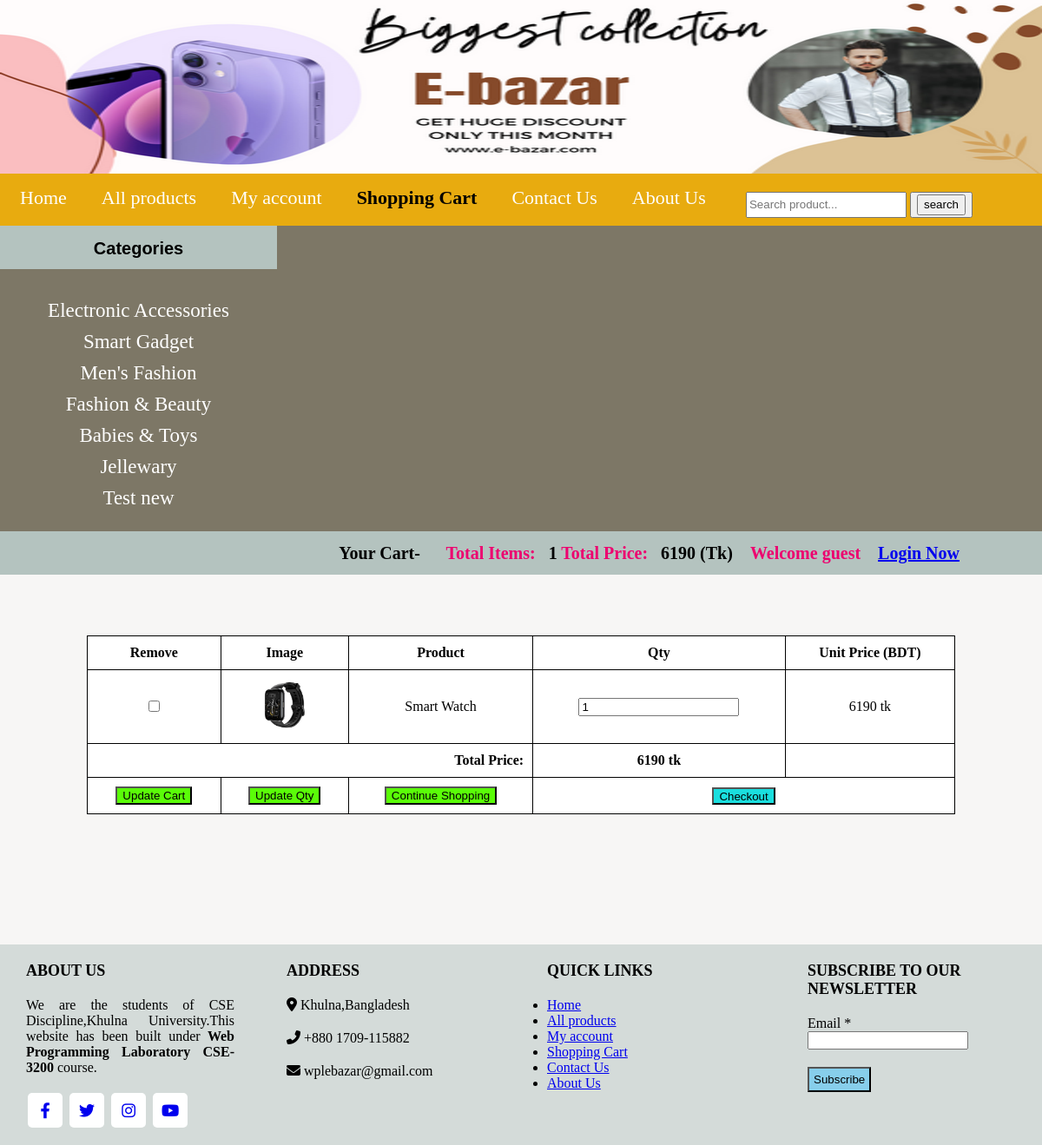
The app's page /cart.php with its own data.
### tables this page shows
CREATE TABLE `categories` (
  `cat_id` int(100) NOT NULL,
  `cat_title` varchar(200) NOT NULL
);

CREATE TABLE `products` (
  `product_id` int(100) NOT NULL,
  `product_cat` int(100) NOT NULL,
  `product_title` varchar(225) NOT NULL,
  `product_price` int(100) NOT NULL,
  `product_desc` text NOT NULL,
  `product_image` text NOT NULL,
  `product_keywords` text NOT NULL,
  `vendor_id` int(20) NOT NULL
);

### cart.php (the view, shortened to what this page needs)
<!DOCTYPE html>
<?php
include("functions/functions.php");
?>
<head>
    <link rel="stylesheet" href="styles/style6.css" media="all"/>
    <link rel="stylesheet" href="https://cdnjs.cloudflare.com/ajax/libs/font-awesome/6.2.0/css/all.min.css   "/>
</head>
<body>
<div class="main_wrapper">
        <div class="header_wrapper">
            <img id="logo"src="images/e-bazar.png" >
        </div>
        <div class="menubar">
        <ul id="menu" >
        <li><a href="index.php" >Home</a></li>
            <li><a href="all_products.php">All products</a></li>
            <li><a href="my_account.php">My account</a></li>
            <li><a href="cart.php"style="color:black;font-weight:bolder;">Shopping Cart</a></li>
            <li><a href="contact.php">Contact Us</a></li>
            <li><a href="about.php">About Us</a></li>
        </ul>
        <div id="form">
            <form method="grt" action="results.php"enctype="multipart/form-data">
            <input type="text"name="user_query" placeholder="Search product...">
            <button ><input type="submit"name="search"value="search"></button>         </form>
        </div>
        </div>
        <div class="content_wrapper">
            <div id="sidebar">
                <div id="slidebar_title">
                    Categories
                </div>
        <ul id="cats" >
        <?php getCats(); ?>
        </ul>
            </div>
            <div id="content_area">
                <div id="shopping_cart">
                <span style="float:right;font-size:20px;padding:5px;line-height:40px;">
                    <b style="color:black;padding-right:25px;">Your Cart-</b><b style="padding-right:15px;">   Total Items:</b><b style="color:black;"><?php total_items(); ?> </b>     <b style="padding-right:15px;">     Total Price:</b><b style="color:black;"><?php total_price(); ?> </b>
                  <b style="padding-right:15px;padding-left:15px;">
<?php if(isset($_SESSION['customer_email'])){
                        echo "<b>Welcome : </b><b style='color:black;'>". $_SESSION['customer_name']."</b>";
                    }
                        else {
                            echo "Welcome guest";}
  ?>
</b>
                    <b style="padding-right:15px;">
                    <?php if(!isset($_SESSION['customer_email'])){
                        echo "<a href='checkout.php'>Login Now</a>";
                    }
                        else {
                            echo "<a href='logout.php'>Logout</a>";}
  ?></b>
  </span>
                </div>
                <div id="cart_table">
                <form action="cart.php" method="post" enctype="multipart/form-data"style="padding-bottom:150px;padding-top:40px;">
                    <table  width="100%"bgcolor="white"style="padding-top:10px;">
                        <tr align="center">
                            <th>Remove</th>
                            <th>Image</th>
                            <th>Product</th>
                            <th>Qty</th>
                            <th>Unit Price (BDT)</th>
<?php
     $total=0;
     global $con;
    $ip=getIp();
    $run_cart=mysqli_query($con,"select * from cart where ip_add='$ip'");
while($fetch_cart=mysqli_fetch_array($run_cart)){
    $pro_id=$fetch_cart['p_id'];
    $result_pro=mysqli_query($con,"select * from products where product_id='$pro_id'");
    while($fetch_product=mysqli_fetch_array($result_pro)){
        $product_price=array($fetch_product['product_price']);
        $product_title=$fetch_product['product_title'];
        $product_image=$fetch_product['product_image'];
        $single_price=$fetch_product['product_price'];
        $values=array_sum($product_price);
        $run_qty= mysqli_query($con,"select * from cart where p_id='$pro_id'");
        $row_qty=mysqli_fetch_array($run_qty);
        $qty=$row_qty['qty'];
        $values_qty=$values *$qty;
        $total+=$values_qty;
 ?>
                    <tr align="center">
                        <td><input type="checkbox"name="remove[]"value="<?php echo $pro_id;?>"/></td>
                        <td> <img src="admin_area/product_images/<?php echo $product_image; ?>"width="60"height="60"/>
                        </td>
                        <td><?php echo $product_title; ?>
                    </td>
                     <td><input type="number"size="4"name="qty_name"value="<?php echo $qty; ?>">
                     </td>  <td><?php echo $single_price." tk ";?></td>
                    </tr>
                  <?php  }  }  ?>
                    <tr align="right">
                        <td colspan="3" style="text-align:right;"><b>Total Price:</b></td>
                        <td ><b><?php echo $total ." tk";?></b></td>
                    </tr>
                    <tr align="center" >
                        <td ><input type="submit"name="update_cart"value="Update Cart"></td>
                        <td ><input type="submit"name="update_qty"value="Update Qty"></td>
                        <td> <input type="submit" name="continue" value="Continue Shopping"></td>
                        <td colspan="2"><button><a href="checkout.php?price=<?php echo $total ?>"style="text-decoration:none;color:black;">Checkout</a></button></td>
                    </tr>
                    </table>
                </form>
                </div>
            </div>
        </div>
        <?php include('footer.php');?>

### functions/functions.php (shortened to what this page needs)
<?php
$con=mysqli_connect("localhost","root","","e_bazar");
function getCats(){
 global $con;
 $get_cats="select * from categories";
 $run_cats=mysqli_query($con,$get_cats);
while($row_cats=mysqli_fetch_array($run_cats)){
$cat_id=$row_cats['cat_id'];
$cat_title=$row_cats['cat_title'];
echo "<li><a href='index.php?cat=$cat_id'>$cat_title</a></li>";
}
}
    function total_items(){
        if(isset($_GET['add_cart'])){
            global $con;
            $ip=getIp();
$get_items="select * from cart where ip_add='$ip'";
$run_items=mysqli_query($con,$get_items);
$count_items=mysqli_num_rows($run_items);
}
else {
    global $con;
    $ip=getIp();
    $get_items="select * from cart where ip_add='$ip'";
    $run_items=mysqli_query($con,$get_items);
    $count_items=mysqli_num_rows($run_items);
}
echo $count_items;
        }
        function total_price(){
            $total=0;
            global $con;
            $ip=getIp();
    $run_cart=mysqli_query($con,"select * from cart where ip_add='$ip'");
while($fetch_cart=mysqli_fetch_array($run_cart)){
    $pro_id=$fetch_cart['p_id'];
    $result_pro=mysqli_query($con,"select * from products where product_id='$pro_id'");
    while($fetch_product=mysqli_fetch_array($result_pro)){
        $product_price=array($fetch_product['product_price']);
        $values=array_sum($product_price);
        $run_qty= mysqli_query($con,"select * from cart where p_id='$pro_id'");
        $row_qty=mysqli_fetch_array($run_qty);
        $qty=$row_qty['qty'];
        $values_qty=$values *$qty;
        $total+=$values_qty;
    }
}
echo $total." (Tk)";
        }
    function getIp() {
        $ip = $_SERVER['REMOTE_ADDR'];
        return $ip;
    }
?>

### styles/style6.css (style rules this page uses)
html, body, div, span, applet, object, iframe, h1, h2, h3, h4, h5, h6, p, blockquote, pre, a, abbr, acronym, address, big, cite, code, del, dfn, em, img, ins, kbd, q, s, samp, small, strike, strong, sub, sup, tt, var, b, u, i, center, dl, dt, dd, ol, ul, li, fieldset, form, label, legend, table, caption, tbody, tfoot, thead, tr, th, td, article, aside, canvas, details, embed, figure, figcaption, footer, header, hgroup, menu, nav, output, ruby, section, summary, time, mark, audio, video { margin: 0; padding: 0; border: 0; vertical-align: baseline; }
body { background-color:#7d7766; }
.main_wrapper { width: 100%; height: auto; background: #7d7766; margin: auto; }
.header_wrapper { width: 100%; height: 200px; margin: auto; }
.header_wrapper img { width: 100%; height: 100%; margin: auto; }
#logo { float: left; }
.content_wrapper { width: 100%; height: auto; margin: auto; background: rgb(252, 252, 252); }
#content_area { width: 1200px; height: auto; float:right; background: rgb(247, 246, 245); }
#sidebar { width: 319px; height: auto; background: #7d7766; float: left; }
.menubar { width: 100%; height:60px; color: #fdfff0; background: rgb(232, 171, 15); }
#menu { padding-top: 8px; margin: 0; line-height: 40px; float: left; }
#menu li { list-style: none; padding-left: 10px; display: inline; }
#menu a { text-decoration: none; color: rgb(255, 255, 255); padding: 8px; margin: 5px; font-size: 22px; font-family: 'Times New Roman', Times, serif; }
#form { float: right; line-height: 45px; padding-right: 80px; padding-top: 12px; }
#form input { height: 24px; }
#slidebar_title { background: rgb(180, 195, 191);; color: black; font-size: 20px; height: 35px; font-weight: bold; text-align: center; padding-top: 15px; font-family: Arial, Helvetica, sans-serif; }
#cats { padding: 10px; margin: 15px; text-align: center; }
#cats li { list-style: none; padding-top: 10px; font-size: 23px; }
#cats a { text-decoration: none; color: rgb(255, 255, 255); }
#cart_table { width:1000px; padding: 30px 40px 0 40px; margin: auto; }
#cart_table input[type=submit] { background: rgb(90, 253, 8); }
#cart_table button { background: rgb(26, 222, 222); height: 20px; }
table, th,tr, td { border: 1px solid black; text-align: center; vertical-align: middle; padding: 10px; border-collapse: collapse; }
#shopping_cart { width:1125px; height: 50px; padding-right:75px; background: rgb(180, 195, 191); color: rgb(237, 0, 111); }

### records on screen
categories: cat_title "Electronic Accessories"
categories: cat_title "Smart Gadget"
categories: cat_title "Men's Fashion"
categories: cat_title "Fashion & Beauty"
categories: cat_title "Babies & Toys"
categories: cat_title "Jellewary"
categories: cat_title "Test new"
products: product_image (picture), product_title "Smart Watch", product_price "6190"

### other values on screen
$count_items "1"
$total "6190"
